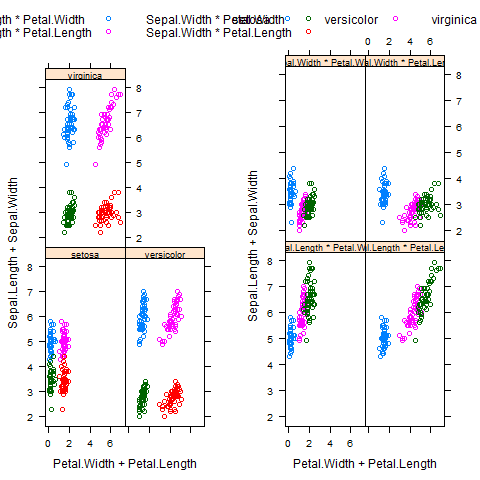

The script that drew this image:
# make sure the package is installed
# install.packages("lattice")
require(lattice)
graphics.off()

# Plots
# sepal appears on the y-axis and petal on the x-axis for each flower
# the sum of width and height are plotted

# Conditional Plots
plot1 = xyplot(Sepal.Length + Sepal.Width ~ Petal.Width + Petal.Length | Species, 
       data = iris, auto.key = list(columns = 2, lines = F, points = T),          
       par.strip.text = list(cex = 0.75))                                         # size of the text in the plot

# Grouped Plots
plot2 = xyplot(Sepal.Length + Sepal.Width ~ Petal.Width + Petal.Length,           
       groups = Species,                                                          
       data = iris, auto.key = list(columns = 3, lines = F, points = T),          
       par.strip.text = list(cex = 0.75))

# it is not possible to use layout or par to get multiple plots
print(plot1, position = c(0,0,1,1), split=c(1,1,2,1), more=TRUE)
print(plot2, position = c(0,0,1,1), split=c(2,1,2,1), more=TRUE)
